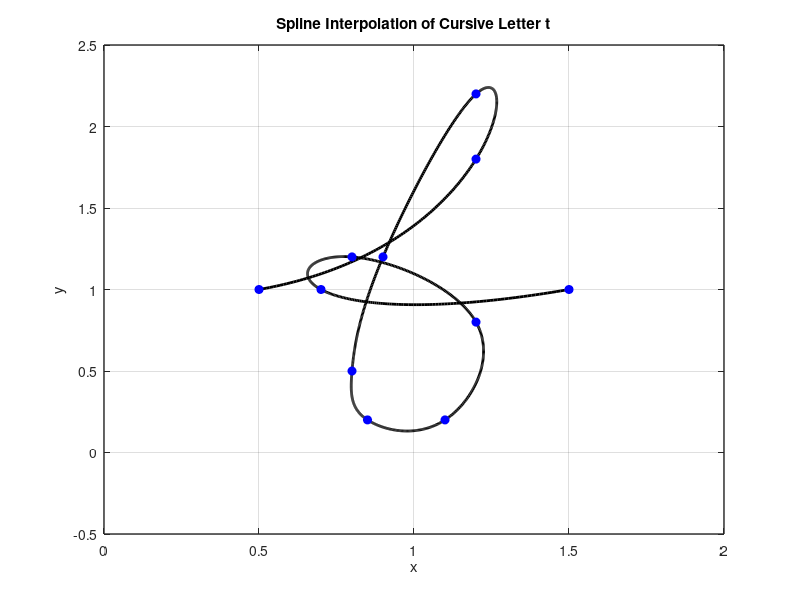

Write MATLAB code to recreate this figure.
x = [0.5 1.2 1.2 0.9 0.8 0.85 1.1 1.2 0.8 0.7 1.5];
y = [1 1.8 2.2 1.2 0.5 0.2 0.2 0.8 1.2 1 1];

n = length(x);
t = 0:n-1; % Parametric coordinate t
tt = 0:0.01:n-1; % More dense coordinate tt for spline interpolation

% Compute spline interpolation
xx = spline(t, x, tt);
yy = spline(t, y, tt);

% Plot settings
figure(1)
plot(xx, yy, 'k', 'LineWidth', 2) % plot spline
hold on
plot(x, y, 'bo', 'MarkerFaceColor', 'b') % plot data points
axis([0 2 -0.5 2.5])
grid on
title('Spline Interpolation of Cursive Letter t')
xlabel('x')
ylabel('y')
set(gca, 'FontSize', 10, 'LineWidth', 1)
grid on